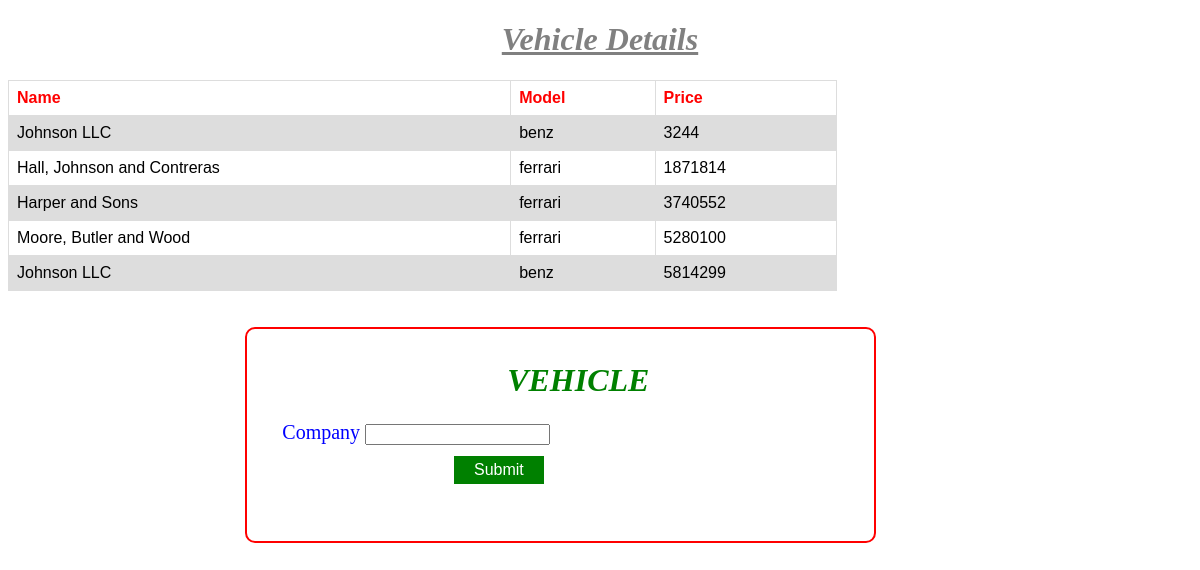
/secondapp/, run on the app's committed database.
### second_app/models.py (models this page shows, shortened)
class bike(models.Model):
    b_name = models.ForeignKey(car,on_delete=models.CASCADE)
    price = models.IntegerField()

class car(models.Model):
    c_name= models.ForeignKey(vehicle,on_delete=models.CASCADE)
    model = models.CharField(max_length=250)
    def __str__(self):
        return self.model

class vehicle(models.Model):
    company = models.CharField(max_length=250,unique=True)
    def __str__(self):
        return self.company

### second_app/views.py (the view)
# urls.py: path('', views.index,name='index'),
def index(request):
    web_list = bike.objects.order_by('price')
    web_car = car.objects.order_by('model')
    '''my_dict = {'access_records':web_list, 'access_car':web_car}
    return render(request,"second_app/index.html",context=my_dict)'''
    form = forms.VehicleName()
    if request.method =='POST':
        formsubmitted = forms.VehicleName(request.POST)
        if formsubmitted.is_valid():
            print("From validation is successfull, print in console.")
            print("Company Name: "+formsubmitted.cleaned_data['company'])
            form.save(commit=True)
    return render(request,'second_app/index.html', {'form':form,'access_records':web_list, 'access_car':web_car})

### second_app/forms.py
class VehicleName(forms.ModelForm):
    company = forms.CharField()
    class Meta():
        model = vehicle
        fields = "__all__"

### template/second_app/index.html (shortened to what this page needs)
<!DOCTYPE html>
<html lang="en" dir="ltr">
  <head>
  </head>
  <body>
    <h1 style="color:gray;"><u><i>Vehicle Details</i></u></h1>
    {% if access_records %}
      <table>
        <tr style="color:red;">
          <th>Name</th>
          <th>Model</th>
          <th>Price</th></tr>
        {% for acc in access_records %}
        <tr>
          <td>{{ acc.b_name }}</td>
          {% for abb in access_car %}
            {% ifequal acc.b_name abb %}
            <td>{{ abb.c_name }}</td>
            {% endifequal %}
          {% endfor %}
          <td>{{ acc.price }}</td>
        </tr>
        {% endfor %}
      </table>
      {% endif %}
<br><br>
      <div class="div">
      <form method="post">
        <h1>VEHICLE</h1>
      <div class="div1">
        <label>Company</label>
        {{ form.company }}
      </div>
      <input type="submit" value="Submit">
      </form>
      </div>
  </body>
</html>

### template/second_app/index.html (style rules this page uses)
table { font-family: arial, sans-serif; border-collapse: collapse; width: 70%; }
td, th { border: 1px solid #dddddd; text-align: left; padding: 8px; }
tr:nth-child(even) { background-color: #dddddd; }
.div { margin: 0 0 0 20%; height: 200px; width: 50%; padding: 1% 0 0 3%; border: 2px solid red; border-radius: 10px; }
.div1 { font-size: 20px; color: blue; }
form input[type="submit"] { background-color: green; border: none; color: white; padding: 5px 20px; text-align: center; text-decoration: none; display: inline-block; font-size: 16px; margin: 2% 0 0 29%; cursor: pointer; }
h1 { color: green; text-align: center; font-style: oblique; }

### data on the page
bike: b_name "Johnson LLC", price "3244"
car: c_name "benz"
bike: b_name "Hall, Johnson and Contreras", price "1871814"
car: c_name "ferrari"
bike: b_name "Harper and Sons", price "3740552"
car: c_name "ferrari"
bike: b_name "Moore, Butler and Wood", price "5280100"
car: c_name "ferrari"
bike: b_name "Johnson LLC", price "5814299"
